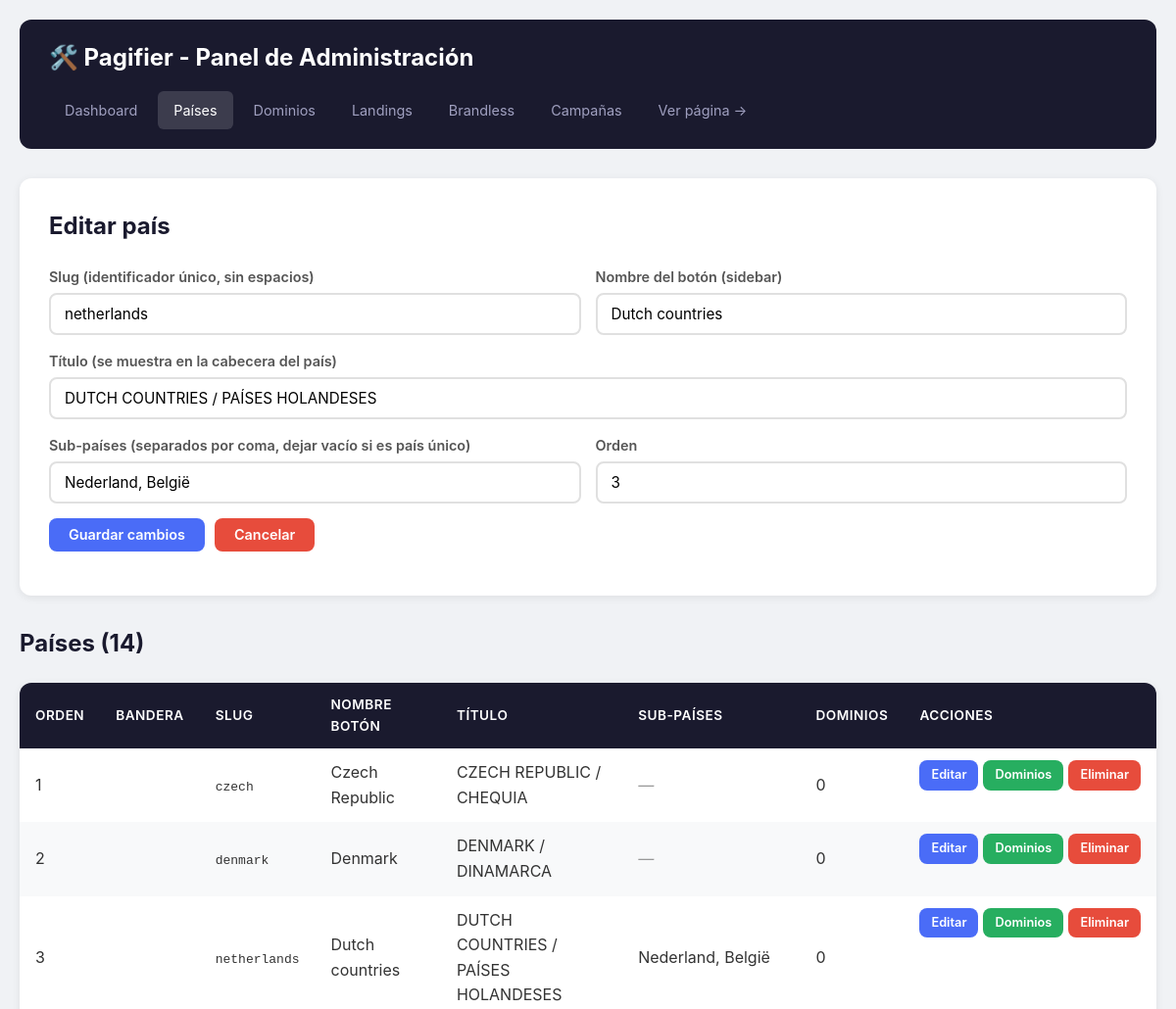
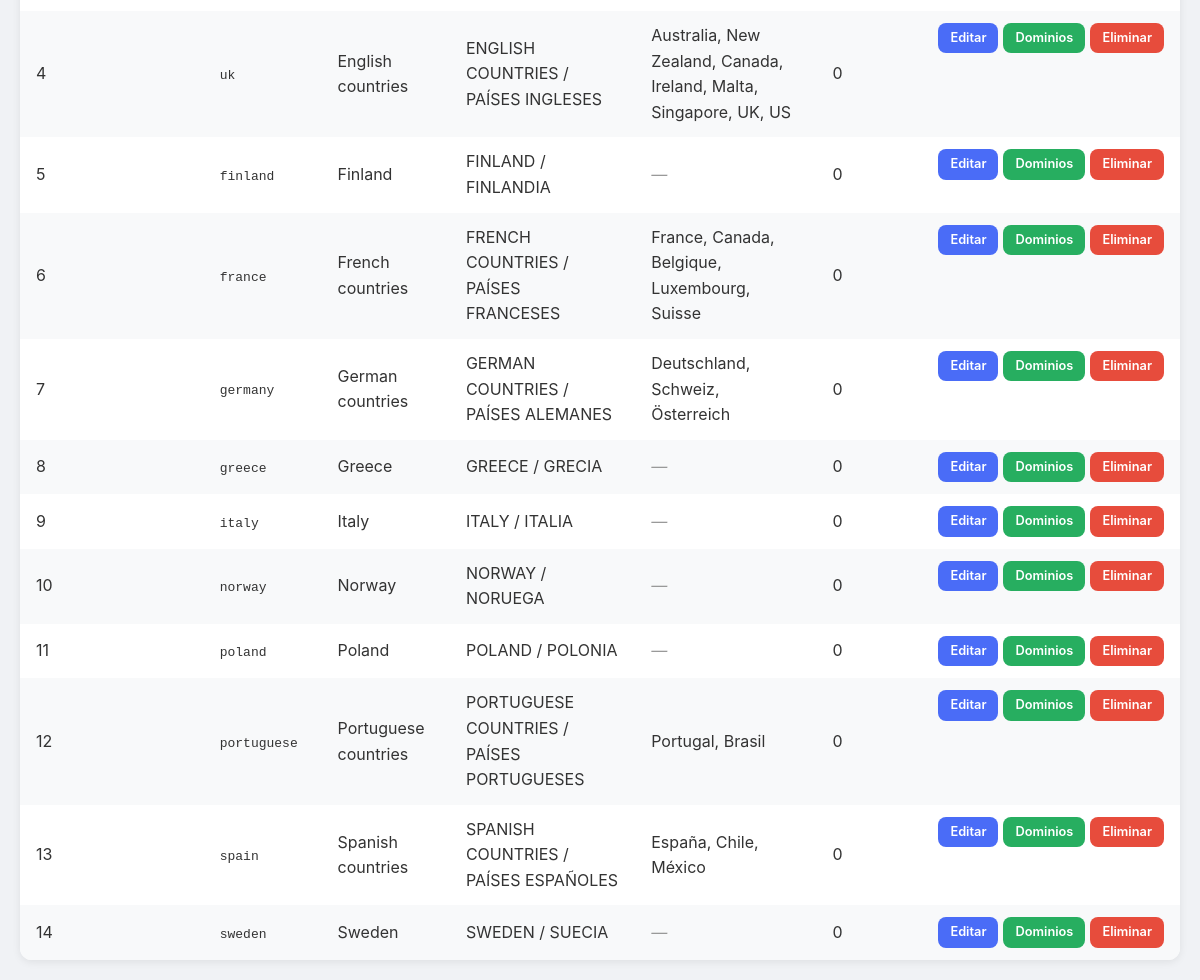
Screenshot of /admin/countries.php?edit=3 with the database file from the repository (2 pictures, top to bottom).
### tables this page shows
CREATE TABLE `countries` (
  `id` int(11) NOT NULL AUTO_INCREMENT,
  `slug` varchar(50) NOT NULL,
  `button_name` varchar(100) NOT NULL,
  `title` varchar(200) NOT NULL,
  `flag_image` varchar(100) NOT NULL DEFAULT '',
  `sub_countries` varchar(300) NOT NULL DEFAULT '',
  `sort_order` int(11) NOT NULL DEFAULT 0,
  PRIMARY KEY (`id`),
  UNIQUE KEY `slug` (`slug`)
);

### admin/countries.php (the view, shortened to what this page needs)
<?php
require_once 'db.php';
$editing = null;
if (isset($_GET['edit'])) {
    $id = (int)$_GET['edit'];
    $stmt = $pdo->prepare("SELECT * FROM countries WHERE id = ?");
    $stmt->execute([$id]);
    $editing = $stmt->fetch();
}
$countries = $pdo->query("
    SELECT c.*, COUNT(d.id) as domain_count
    FROM countries c
    LEFT JOIN domains d ON d.country_id = c.id
    GROUP BY c.id
    ORDER BY c.sort_order
")->fetchAll();
$nextOrder = $pdo->query("SELECT COALESCE(MAX(sort_order), 0) + 1 FROM countries")->fetchColumn();
?>
<!DOCTYPE html>
<html lang="es">
<head>
    <link rel="stylesheet" href="style.css">
</head>
<body>
    <div class="admin-container">
        <header>
            <h1>🛠️ Pagifier - Panel de Administración</h1>
            <nav>
                <a href="index.php">Dashboard</a>
                <a href="countries.php" class="active">Países</a>
                <a href="domains.php">Dominios</a>
                <a href="landings.php">Landings</a>
                <a href="brandless_landings.php">Brandless</a>
                <a href="campaign_types.php">Campañas</a>
                <a href="../index.php" target="_blank">Ver página →</a>
            </nav>
        </header>
        <main>
            <div class="form-card">
                <h2><?= $editing ? 'Editar país' : 'Añadir nuevo país' ?></h2>
                <form method="POST">
                    <div class="form-row">
                        <div class="form-group">
                            <label>Slug (identificador único, sin espacios)</label>
                            <input type="text" name="slug" required placeholder="ej: denmark"
                                   value="<?= htmlspecialchars($editing['slug'] ?? '') ?>">
                        </div>
                        <div class="form-group">
                            <label>Nombre del botón (sidebar)</label>
                            <input type="text" name="button_name" required placeholder="ej: Denmark"
                                   value="<?= htmlspecialchars($editing['button_name'] ?? '') ?>">
                        </div>
                    </div>
                    <div class="form-group">
                        <label>Título (se muestra en la cabecera del país)</label>
                        <input type="text" name="title" required placeholder="ej: DENMARK / DINAMARCA"
                               value="<?= htmlspecialchars($editing['title'] ?? '') ?>">
                    </div>
                    <div class="form-row">
                        <div class="form-group">
                            <label>Sub-países (separados por coma, dejar vacío si es país único)</label>
                            <input type="text" name="sub_countries" placeholder="ej: Nederland, België"
                                   value="<?= htmlspecialchars($editing['sub_countries'] ?? '') ?>">
                        </div>
                        <div class="form-group">
                            <label>Orden</label>
                            <input type="number" name="sort_order" value="<?= $editing['sort_order'] ?? $nextOrder ?>">
                        </div>
                    </div>
                    <div class="form-group" style="display:flex; gap:10px;">
                        <button type="submit" class="btn btn-primary">
                            <?= $editing ? 'Guardar cambios' : 'Añadir país' ?>
                        </button>
                        <?php if ($editing): ?>
                            <a href="countries.php" class="btn btn-danger">Cancelar</a>
                        <?php endif; ?>
                    </div>
                </form>
            </div>
            <div class="section-header">
                <h2>Países (<?= count($countries) ?>)</h2>
            </div>
            <table>
                <thead>
                    <tr>
                        <th>Orden</th>
                        <th>Bandera</th>
                        <th>Slug</th>
                        <th>Nombre botón</th>
                        <th>Título</th>
                        <th>Sub-países</th>
                        <th>Dominios</th>
                        <th>Acciones</th>
                    </tr>
                </thead>
                <tbody>
                    <?php foreach ($countries as $c):
                    ?>
                    <tr>
                        <td><?= $c['sort_order'] ?></td>
                        <td>
                        </td>
                        <td><code><?= htmlspecialchars($c['slug']) ?></code></td>
                        <td><?= htmlspecialchars($c['button_name']) ?></td>
                        <td><?= htmlspecialchars($c['title']) ?></td>
                        <td><?= htmlspecialchars($c['sub_countries']) ?: '<em style="color:#999">—</em>' ?></td>
                        <td><?= $c['domain_count'] ?></td>
                        <td class="actions">
                            <a href="?edit=<?= $c['id'] ?>" class="btn btn-primary btn-sm">Editar</a>
                            <a href="domains.php?country=<?= $c['slug'] ?>" class="btn btn-success btn-sm">Dominios</a>
                            <a href="?delete=<?= $c['id'] ?>" class="btn btn-danger btn-sm"
                               onclick="return confirm('¿Eliminar <?= htmlspecialchars($c['button_name']) ?>?')">Eliminar</a>
                        </td>
                    </tr>
                    <?php endforeach; ?>
                </tbody>
            </table>
        </main>
    </div>
</body>
</html>

### admin/style.css (style rules this page uses)
* { margin: 0; padding: 0; box-sizing: border-box; }
body { font-family: 'Inter', -apple-system, BlinkMacSystemFont, sans-serif; background: #f0f2f5; color: #333; line-height: 1.6; }
.admin-container { max-width: 1200px; margin: 0 auto; padding: 20px; }
header { background: #1a1a2e; color: white; padding: 20px 30px; border-radius: 12px; margin-bottom: 30px; }
header h1 { font-size: 1.5rem; margin-bottom: 15px; }
nav { display: flex; gap: 5px; flex-wrap: wrap; }
nav a { color: #a0a0c0; text-decoration: none; padding: 8px 16px; border-radius: 6px; font-size: 0.9rem; transition: all 0.2s; }
nav a:hover, nav a.active { background: rgba(255,255,255,0.15); color: white; }
table { width: 100%; background: white; border-radius: 12px; overflow: hidden; box-shadow: 0 2px 8px rgba(0,0,0,0.08); border-collapse: collapse; }
thead { background: #1a1a2e; color: white; }
th, td { padding: 12px 16px; text-align: left; }
th { font-weight: 600; font-size: 0.85rem; text-transform: uppercase; letter-spacing: 0.5px; }
tbody tr:nth-child(even) { background: #f8f9fa; }
td a { color: #4a6cf7; text-decoration: none; }
.form-card { background: white; border-radius: 12px; padding: 30px; box-shadow: 0 2px 8px rgba(0,0,0,0.08); margin-bottom: 30px; }
.form-card h2 { margin-bottom: 20px; color: #1a1a2e; }
.form-group { margin-bottom: 15px; }
.form-group label { display: block; margin-bottom: 5px; font-weight: 600; font-size: 0.9rem; color: #555; }
.form-group input, .form-group select, .form-group textarea { width: 100%; padding: 10px 14px; border: 2px solid #e0e0e0; border-radius: 8px; font-size: 0.95rem; font-family: inherit; transition: border-color 0.2s; }
.form-row { display: grid; grid-template-columns: 1fr 1fr; grid-column-gap: 15px; }
.btn { display: inline-flex; align-items: center; justify-content: center; padding: 10px 20px; border: none; border-radius: 8px; font-size: 0.9rem; font-weight: 600; font-family: inherit; line-height: 1; cursor: pointer; text-decoration: none; transition: all 0.2s; box-sizing: border-box; }
.btn-primary { background: #4a6cf7; color: white; }
.btn-success { background: #27ae60; color: white; }
.btn-danger { background: #e74c3c; color: white; }
.btn-sm { padding: 5px 12px; font-size: 0.8rem; line-height: inherit; }
.actions { display: flex; gap: 5px; }
.section-header { display: flex; justify-content: space-between; align-items: center; margin-bottom: 20px; }
.section-header h2 { color: #1a1a2e; }

### rows the page displays
countries: slug "netherlands", button_name "Dutch countries", title "DUTCH COUNTRIES / PAÍSES HOLANDESES", sub_countries "Nederland, België", sort_order "3", domain_count "0"
countries: sort_order "1", slug "czech", button_name "Czech Republic", title "CZECH REPUBLIC / CHEQUIA", sub_countries "—", domain_count "0"
countries: sort_order "2", slug "denmark", button_name "Denmark", title "DENMARK / DINAMARCA", sub_countries "—", domain_count "0"
countries: sort_order "4", slug "uk", button_name "English countries", title "ENGLISH COUNTRIES / PAÍSES INGLESES", sub_countries "Australia, New Zealand, Canada, Ireland, Malta, Singapore, UK, US", domain_count "0"
countries: sort_order "5", slug "finland", button_name "Finland", title "FINLAND / FINLANDIA", sub_countries "—", domain_count "0"
countries: sort_order "6", slug "france", button_name "French countries", title "FRENCH COUNTRIES / PAÍSES FRANCESES", sub_countries "France, Canada, Belgique, Luxembourg, Suisse", domain_count "0"
countries: sort_order "7", slug "germany", button_name "German countries", title "GERMAN COUNTRIES / PAÍSES ALEMANES", sub_countries "Deutschland, Schweiz, Österreich", domain_count "0"
countries: sort_order "8", slug "greece", button_name "Greece", title "GREECE / GRECIA", sub_countries "—", domain_count "0"
countries: sort_order "9", slug "italy", button_name "Italy", title "ITALY / ITALIA", sub_countries "—", domain_count "0"
countries: sort_order "10", slug "norway", button_name "Norway", title "NORWAY / NORUEGA", sub_countries "—", domain_count "0"
countries: sort_order "11", slug "poland", button_name "Poland", title "POLAND / POLONIA", sub_countries "—", domain_count "0"
countries: sort_order "12", slug "portuguese", button_name "Portuguese countries", title "PORTUGUESE COUNTRIES / PAÍSES PORTUGUESES", sub_countries "Portugal, Brasil", domain_count "0"
countries: sort_order "13", slug "spain", button_name "Spanish countries", title "SPANISH COUNTRIES / PAÍSES ESPAÑOLES", sub_countries "España, Chile, México", domain_count "0"
countries: sort_order "14", slug "sweden", button_name "Sweden", title "SWEDEN / SUECIA", sub_countries "—", domain_count "0"

### other values shown
count($countries) "14"
